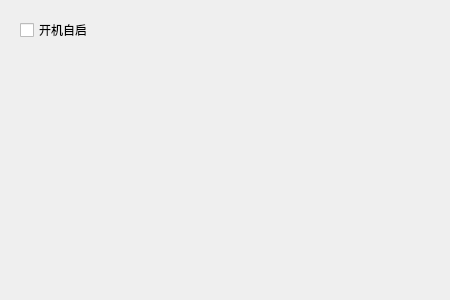
<?xml version="1.0" encoding="UTF-8"?>
<ui version="4.0">
 <class>island_index_setting_general_ui</class>
 <widget class="QWidget" name="island_index_setting_general_ui">
  <property name="geometry">
   <rect>
    <x>0</x>
    <y>0</y>
    <width>450</width>
    <height>300</height>
   </rect>
  </property>
  <property name="windowTitle">
   <string>island_index_setting_general_ui</string>
  </property>
  <widget class="QCheckBox" name="startup_checkbox">
   <property name="geometry">
    <rect>
     <x>20</x>
     <y>20</y>
     <width>151</width>
     <height>20</height>
    </rect>
   </property>
   <property name="text">
    <string>开机自启</string>
   </property>
  </widget>
 </widget>
 <resources/>
 <connections/>
</ui>
